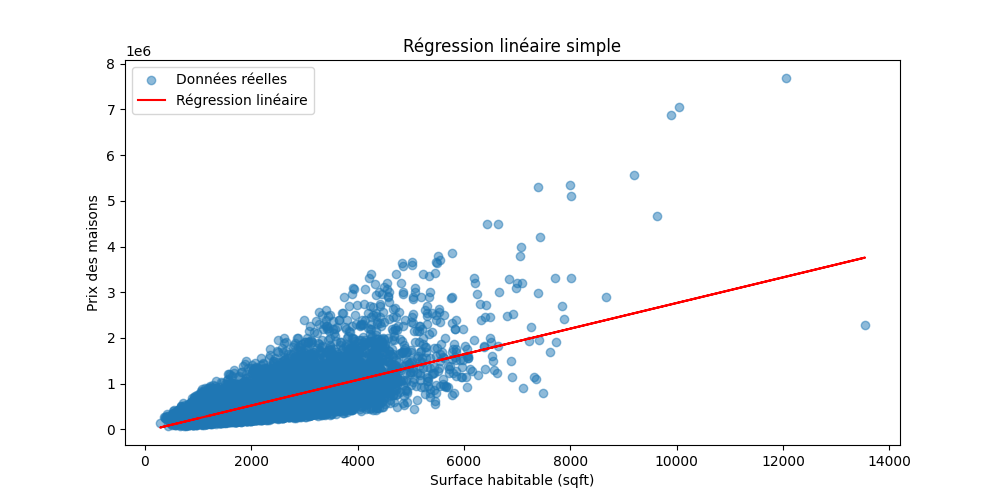

Write the Python code that produced this figure.
from sklearn.linear_model import LinearRegression
import pandas as pd
import matplotlib.pyplot as plt

def linear_regression(X, y):
    model = LinearRegression()
    model.fit(X, y)
    return model

def predict(model, X):
    return model.predict(X)

def score(model, X, y):
    return model.score(X, y)

def plot_regression(X, y, model):
    plt.figure(figsize=(10, 5))
    
    
    plt.scatter(X, y, alpha=0.5, label="Données réelles")
    
    
    plt.plot(X, model.predict(X), color='red', label="Régression linéaire")
    
    plt.xlabel("Surface habitable (sqft)")
    plt.ylabel("Prix des maisons")
    plt.title("Régression linéaire simple")
    plt.legend()
    plt.savefig("regression.png")


def main():
    try:
        df = pd.read_csv("kc_house_data.csv")
        
       
        if 'sqft_living' not in df.columns or 'price' not in df.columns:
            raise KeyError("Les colonnes nécessaires ne sont pas dans le fichier CSV.")
        
       
        df = df.dropna(subset=['sqft_living', 'price'])

        
        X = df[['sqft_living']]
        y = df['price']

        
        model = linear_regression(X, y)

        
        print(f"Score R² du modèle : {score(model, X, y):.4f}")

        
        plot_regression(X, y, model)

    except FileNotFoundError:
        print("Erreur : Le fichier 'kc_house_data.csv' est introuvable.")
    except KeyError as e:
        print(f"Erreur : {e}")
    except Exception as e:
        print(f"Une erreur s'est produite : {e}")

if __name__ == "__main__":
    main()
